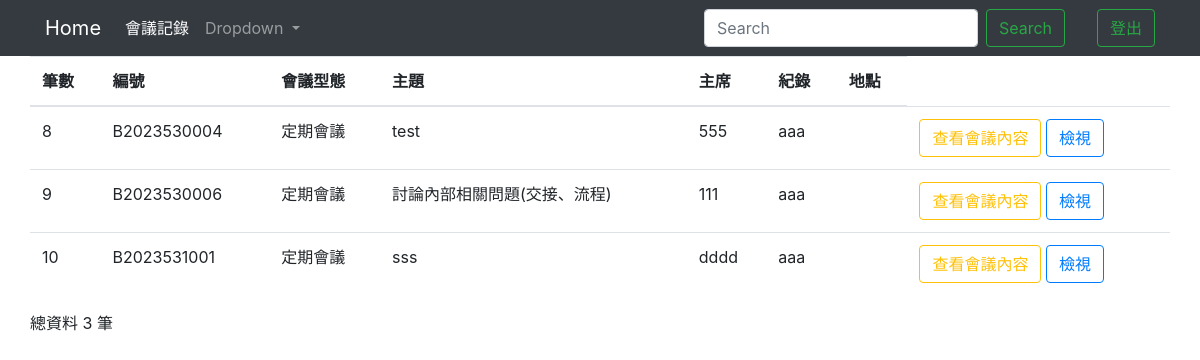
The app's page /meetingallIndex/, older data.
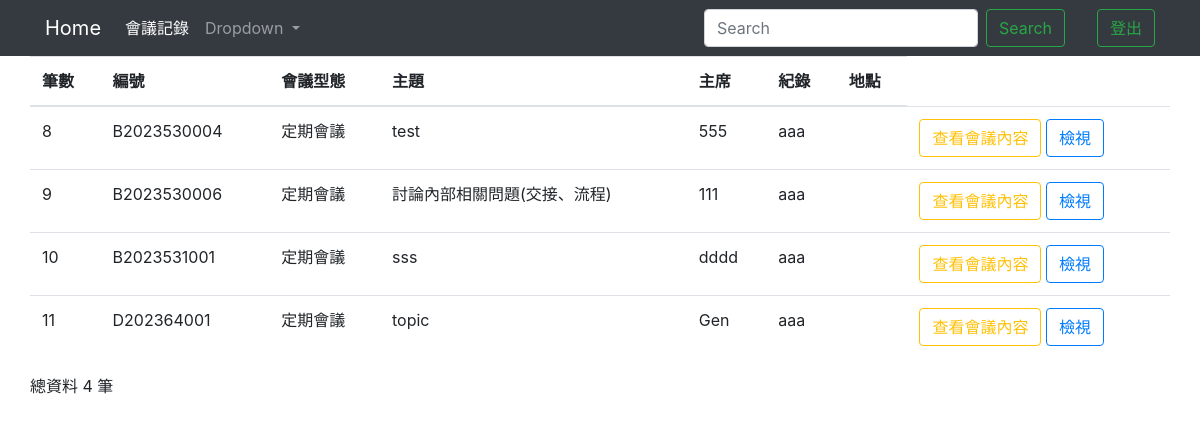
The same page, newer data.
### testapp/models.py (models this page shows)
class Meeting (models.Model):
    cNumber = models.CharField(max_length=50, default='', null=False)
    cMeetingType = models.CharField(max_length=10,null=False)#會議型態
    cLocation = models.CharField(max_length=30, blank=True) #開會地點
    cTime = models.CharField(max_length=20, null=False,default="")#時間
    cLeader = models.CharField(max_length=10, null=False)#主席
    cRecoder = models.CharField(max_length=10, null=False)#紀錄者
    cTopic = models.CharField(max_length=50, null=False)#主題
    cAttendees1 = models.TextField(blank=True)#列席人員
    cAttendees2 = models.TextField(blank=True)#出席人員
    cViceGeneral_Sign = models.CharField(max_length=20, blank=True) #副總簽名
    cManger_Sign = models.CharField(max_length=20, blank=True)#主管簽名
    home = models.OneToOneField(Home, on_delete=models.CASCADE,default='')

### testapp/views.py (the view)
# urls.py: path('meetingallIndex/',meetingallIndex),
def meetingallIndex(request):
    if request.user.is_authenticated:
        username=request.user.username
        authenticate=request.user.is_staff
    if 'q' in request.GET:
        q = request.GET['q']
        multiple_q = Q(Q(cNumber__icontains=q) | Q(cTopic__icontains=q) | Q(cMeetingType__icontains=q))
        meetingall = Meeting.objects.filter(multiple_q)
    else:
        meetingall = Meeting.objects.all().order_by("id")
    meetingallCount = len(meetingall)
    return render(request, "meetingall_Index.html",locals())

### templates/meetingall_Index.html (shortened to what this page needs)
<!DOCTYPE html>
<html lang="en">
<head>
  <link rel="stylesheet" href="https://cdn.jsdelivr.net/npm/bootstrap@4.6.2/dist/css/bootstrap.min.css">
  {% load static %}
</head>
<body>
  <nav class="navbar navbar-expand-lg navbar-dark bg-dark">
    <div class="container">
      <a class="navbar-brand" href="/homeIndex/">Home</a>
      <div class="collapse navbar-collapse" id="navbarSupportedContent">
        <ul class="navbar-nav mr-auto">
          <li class="nav-item active">
            <a class="nav-link disabled" >會議記錄 <span class="sr-only">(current)</span></a>
          </li>
          <li class="nav-item dropdown">
            <a class="nav-link dropdown-toggle" href="#" role="button" data-toggle="dropdown" aria-expanded="false">
              Dropdown
            </a>
          </li>
        </ul>
        <form class="form-inline my-2 my-lg-0">
          <input class="form-control mr-sm-2" name='q' type="search" placeholder="Search" aria-label="Search">
          <button class="btn btn-outline-success my-2 my-sm-0" type="submit">Search</button>
        </form>
        <ul class="navbar-nav ml-2">
          <li class="nav-item active">
            <a class="nav-link disabled" style="color: green;">{{username}} <span class="sr-only">(current)</span></a>
          </li>
        </ul>
        <ul class="navbar-nav ml-2">
          <li class="nav-item">
            <button class="btn btn-outline-success my-2 my-sm-0" onclick="Logout(event)">登出</button>
          </li>
        </ul>
      </div>
    </div>
  </nav>
  <form action="." method="POST">
    <div class="container">
      <div class="row">
        <table class="table">
          <thead>
            <th scope="col">筆數</th>
            <th scope="col">編號</th>
            <th scope="col">會議型態</th>
            <th scope="col">主題</th>
            <th scope="col">主席</th>
            <th scope="col">紀錄</th>
            <th scope="col">地點</th>
          </thead>
          <tbody>
            {% for unit in meetingall %}
            <tr>
              <td>{{unit.id}}</td>
              <td>{{unit.cNumber}}</td>
              <td>{{unit.cMeetingType}}</td>
              <td>{{unit.cTopic}}</td>
              <td>{{unit.cLeader}}</td>
              <td>{{unit.cRecoder}}</td>
              <td>{{unit.cLocation}}</td>
              <td>
                  <button type="button" class="btn btn-outline-warning" id="{{unit.cNumber}}" onclick="checkContent()">查看會議內容</button>
                  <button type="button" class="btn btn-outline-primary" id="{{unit.cNumber}}" onclick="View()">檢視</button>
                </td>
            </tr>
            {% endfor %}
          </tbody>
        </table>
      </div>
    </div>
  </form>
  <div class="container">
    <div class="row">
      <p>總資料 {{meetingallCount}} 筆</p>
    </div>
  </div>
</body>
</html>

Row changes from the older to the newer data that the page shows:
added Meeting: id "11", cNumber "D202364001", cMeetingType "定期會議", cTopic "topic", cLeader "Gen", cRecoder "aaa"
Text that changed along with them:
{{ meetingallCount }}: "3" → "4"
